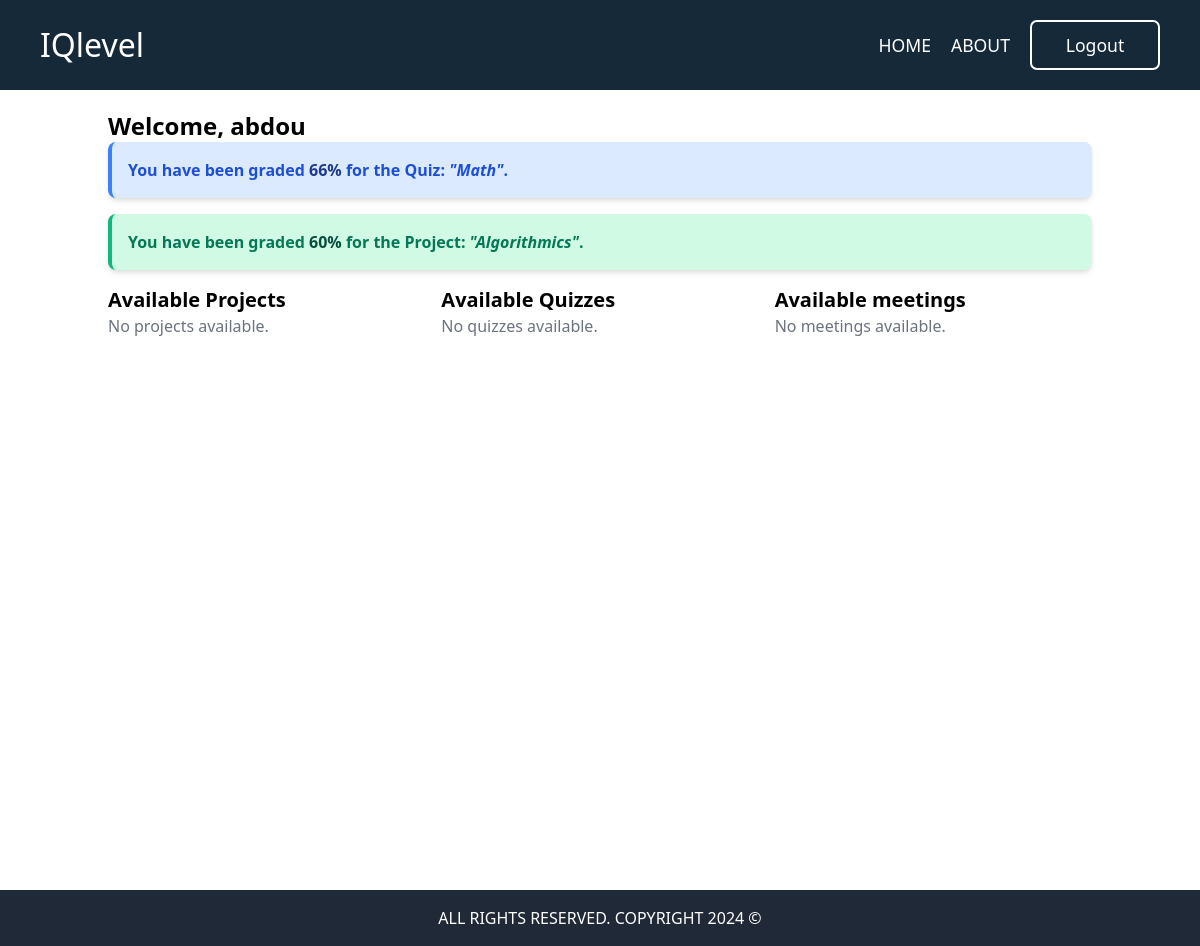
Before: /student/ (signed in) with the older database file.
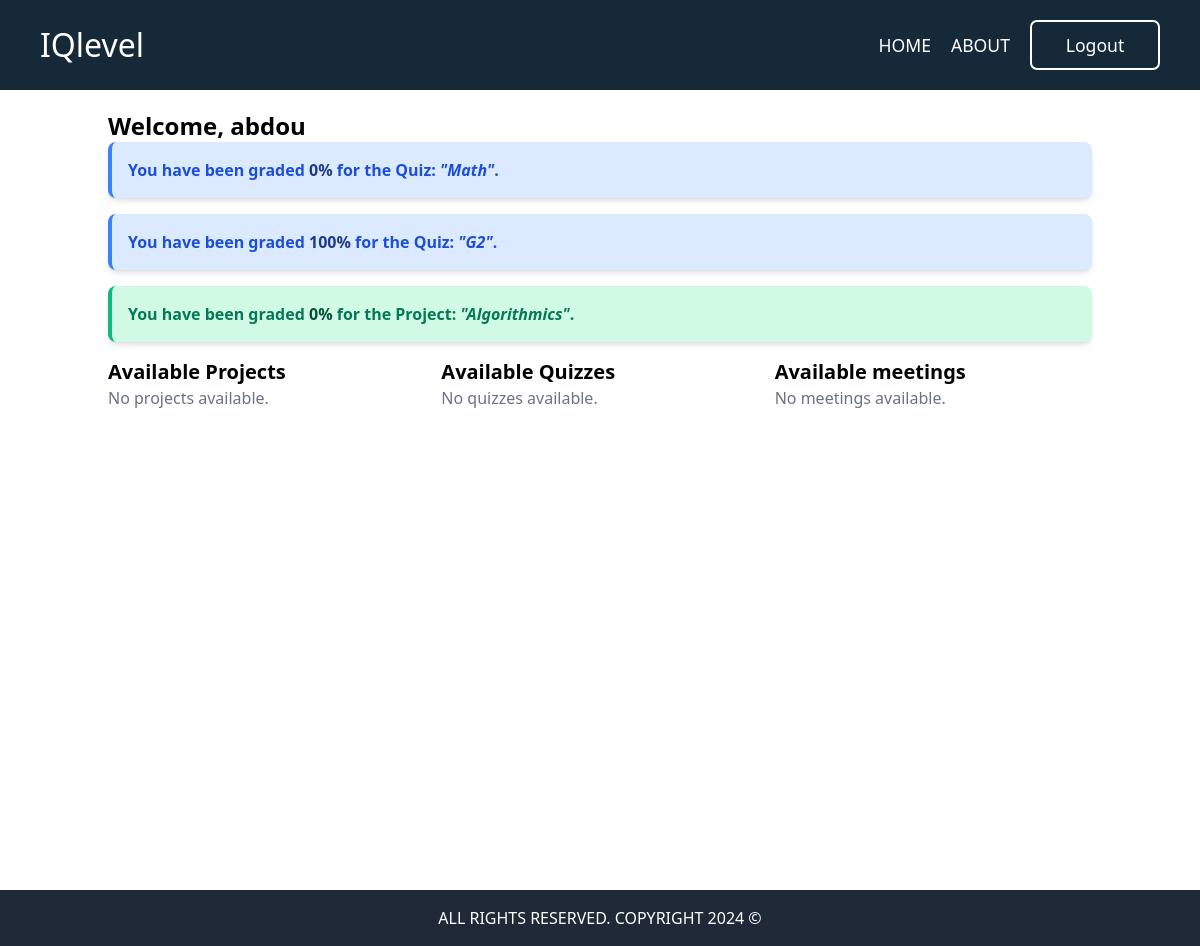
After: the same page with the newer database file.
### documents/models.py (models this page shows, shortened)
class Student(models.Model):
    user = models.OneToOneField(CustomUser, on_delete=models.CASCADE)
    group = models.ForeignKey(Group, on_delete=models.SET_NULL, null=True, related_name="students")

class CustomUser(AbstractUser):
    ROLE_CHOICES = (
        ('student', 'student'),
        ('professor', 'professor'),
    )
    id = models.IntegerField(primary_key=True)
    email = models.EmailField(unique=True, blank=True, null=True)
    role = models.CharField(max_length=10, choices=ROLE_CHOICES, default='professor')
    is_active = models.BooleanField(default=False)
    @property
    def is_professor(self):
        return self.role == 'professor'

### results/models.py (models this page shows, shortened)
class Result(models.Model):
    quiz = models.ForeignKey(Quiz, on_delete=models.CASCADE)
    student = models.ForeignKey(Student, on_delete=models.CASCADE)  # ✅ Use AUTH_USER_MODEL
    score = models.IntegerField()
    submitted_at = models.DateTimeField(auto_now_add=True)

### quizes/models.py (models this page shows, shortened)
class Quiz(models.Model):
    name = models.CharField(max_length=120)
    topic = models.CharField(max_length=120)
    number_of_questions = models.IntegerField()
    time = models.IntegerField(help_text="duration of quiz in Minutes")
    difficulty = models.CharField(max_length=6, choices=DIFF_CHOICES)
    required_score = models.IntegerField(help_text="required score to pass the quiz")
    created_by = models.ForeignKey(Professor, on_delete=models.CASCADE)
    start_time = models.DateTimeField()  # Students can access from this time
    end_time = models.DateTimeField()  # Access closes after this time
    groups = models.ManyToManyField(Group)  # Assign quiz to multiple groups
    created_at = models.DateTimeField(auto_now_add=True)
    class Meta:
        verbose_name_plural = "Quizes"

### projetSubmission/models.py (models this page shows, shortened)
class ProjectSubmission(models.Model):
    task = models.ForeignKey(ProjectSubmissionTask, on_delete=models.CASCADE)
    student = models.ForeignKey(Student, on_delete=models.CASCADE)
    file = models.FileField(upload_to="projects/") #don't forget to add a dateTime system to folder naming
    grade = models.IntegerField(null=True, blank=True, default=0)  # Allow professor to manually enter grades

### projetTask/models.py (models this page shows, shortened)
class ProjectSubmissionTask(models.Model):
    title = models.CharField(max_length=200)
    description = models.TextField()
    created_by = models.ForeignKey(Professor, on_delete=models.CASCADE)
    groups = models.ManyToManyField(Group)
    start_time = models.DateTimeField()
    end_time = models.DateTimeField()

### documents/views.py (the view)
# urls.py: path('student/', views.student_dashboard, name='student'),
@login_required
def student_dashboard(request):
    if request.user.is_professor:
        messages.error(request, "You are not authorized!.")
        return redirect('index')
    student = Student.objects.get(user=request.user)
    current_time = now()
    available_projects = ProjectSubmissionTask.objects.filter(
        groups=student.group,
        start_time__lte=current_time,
        end_time__gte=current_time
    ).distinct()
    available_quizzes = Quiz.objects.filter(
        groups=student.group,
        start_time__lte=current_time,
        end_time__gte=current_time
    ).distinct()
    available_meetings = meeting.objects.filter(
        groups=student.group,
        start_time__lte=current_time,
        end_time__gte=current_time
    ).distinct()
    completed_quizzes = Result.objects.filter(student=student).values_list('quiz_id', flat=True)
    available_quizzes = available_quizzes.exclude(id__in=completed_quizzes)
    available_projects = available_projects.exclude(end_time__lt=current_time)
    available_quizzes = available_quizzes.exclude(end_time__lt=current_time)
    available_meetings = available_meetings.exclude(end_time__lt=current_time)
    quiz_results = Result.objects.filter(student=student)
    graded_projects = ProjectSubmission.objects.filter(student=student).exclude(grade=None)
    context = {
        'student': student,
        'available_projects': available_projects,
        'available_quizzes': available_quizzes,
        'available_meetings': available_meetings,
        'quiz_results': quiz_results,
        'graded_projects': graded_projects,
    }
    return render(request, 'pages/student_dashboard.html', context)

### theme/templates/pages/student_dashboard.html (shortened to what this page needs)
{% extends 'base.html' %}
{% load static %}
{% block content %}
<div class="container mx-auto p-5 min-h-screen  ">
    <h1 class="text-2xl font-bold">Welcome, {{ student.user.username }}</h1>
<div class="space-y-4">
    {% for result in quiz_results %}
        <div class="bg-blue-100 border-l-4 border-blue-500 text-blue-700 p-4 rounded-lg shadow-md">
            <p class="font-semibold">You have been graded <span class="text-blue-900 font-bold">{{ result.score }}%</span> for the Quiz:
            <span class="italic">"{{ result.quiz.name }}"</span>.</p>
        </div>
    {% endfor %}
    {% for project in graded_projects %}
        <div class="bg-green-100 border-l-4 border-green-500 text-green-700 p-4 rounded-lg shadow-md">
            <p class="font-semibold">You have been graded <span class="text-green-900 font-bold">{{ project.grade }}%</span> for the Project:
            <span class="italic">"{{ project.task.title }}"</span>.</p>
        </div>
    {% endfor %}
</div>
    <div class="grid grid-cols-1 md:grid-cols-3 gap-4 mt-4">
        <div>
            <h2 class="text-xl font-semibold">Available Projects</h2>
            {% if available_projects %}
                <div class="space-y-3">
                    {% for project in available_projects %}
                        <div class="p-4 border rounded shadow bg-white">
                            <h3 class="text-lg font-bold">{{ project.title }}</h3>
                            <p class="text-gray-600">{{ project.description }}</p>
                            <p><strong>Deadline:</strong> {{ project.end_time }}</p>
                            <p class="text-gray-600">Professor:<span class ="font-bold"> {{ project.created_by.user.first_name }} {{ project.created_by.user.last_name }}</span></p>
                            <a href="{% url 'project_submission' project.id %}" class="text-blue-500">Submit Now</a>
                        </div>
                    {% endfor %}
                </div>
            {% else %}
                <p class="text-gray-500">No projects available.</p>
            {% endif %}
        </div>
        <div>
            <h2 class="text-xl font-semibold">Available Quizzes</h2>
            {% if available_quizzes %}
                <div class="space-y-3">
                    {% for quiz in available_quizzes %}
                        <div class="p-4 border rounded shadow bg-white">
                            <h3 class="text-lg font-bold">{{ quiz.name }}</h3>
                            <p><strong>Topic:</strong> {{ quiz.topic }}</p>
                            <p><strong>Difficulty:</strong> {{ quiz.difficulty|title }}</p>
                            <p><strong>Duration:</strong> {{ quiz.time }} minutes</p>
                            <p class="text-gray-600">Professor:<span class ="font-bold"> {{ quiz.created_by.user.first_name }} {{ quiz.created_by.user.last_name }}</span></p>
                            <a href="{% url 'quizes:quiz-view' quiz.id %}" class="text-green-500">Take Quiz</a>
                        </div>
                    {% endfor %}
                </div>
            {% else %}
                <p class="text-gray-500">No quizzes available.</p>
            {% endif %}
        </div>
        <div>
            <h2 class="text-xl font-semibold">Available meetings</h2>
            {% if available_meetings %}
                <div class="space-y-3">
                    {% for meet in available_meetings %}
                        <div class="p-4 border rounded shadow bg-white">
                            <h3 class="text-lg font-bold">{{ meet.title }}</h3>
                            <p class="text-gray-600">{{ meet.description }}</p>
                            <p class="text-gray-600 font-bold">{{ meet.link }}</p>
                            <p><strong>Deadline:</strong> {{ meet.end_time }}</p>
                            <p class="text-gray-600">Professor:<span class ="font-bold"> {{ meet.created_by.user.first_name }} {{ meet.created_by.user.last_name }}</span></p>
                        </div>
                    {% endfor %}
                </div>
            {% else %}
                <p class="text-gray-500">No meetings available.</p>
            {% endif %}
        </div>
    </div>
</div>
{% endblock %}

### theme/templates/base.html (shortened to what this page needs)
{% load tailwind_tags %}
{% load static %}
<!DOCTYPE html>
<html lang="en">
<head>
    <link href="https://cdn.jsdelivr.net/npm/tailwindcss@2.2.19/dist/tailwind.min.css" rel="stylesheet">
    <link rel="stylesheet" href="{% static 'src/styles.css' %}">
<link rel="stylesheet" href="https://cdnjs.cloudflare.com/ajax/libs/font-awesome/6.4.2/css/all.min.css">
    <link rel="stylesheet" href="https://cdn.jsdelivr.net/npm/swiper@11/swiper-bundle.min.css" />
</head>
<body>
    {% block header %}
    {% include "parts/navbar.html" %}
    {% endblock header %}
    <main>
        {% block content %}{% endblock %}
    </main>
    {% include "parts/footer.html" %}
</body>
</html>

### theme/templates/parts/navbar.html (shortened to what this page needs)
{% load static %}
<header>
    <div class="header-container">
        <h2 class="LOGO">IQlevel</h2>
        <nav class="navigation" id="navMenu">
            <a href="{% url 'index' %}">HOME</a>
            <a href="{% url 'about' %}">ABOUT</a>
            {% if request.user.is_authenticated %}
                <button onclick="window.location.href='{% url 'logoutView' %}'" class="btnlogin">Logout</button>
            {% else %}
                <button onclick="window.location.href='{% url 'loginPage' %}'" class="btnlogin">Login</button>
            {% endif %}
        </nav>
    </div>
</header>

### theme/templates/parts/footer.html
<footer class="bg-gray-800 text-white p-4 text-center ">
<p>ALL RIGHTS RESERVED. COPYRIGHT 2024 &copy;</p>
</footer>

### theme/static/src/styles.css (style rules this page uses)
html, :host { line-height: 1.5; -webkit-text-size-adjust: 100%; -moz-tab-size: 4; -o-tab-size: 4; tab-size: 4; font-family: ui-sans-serif, system-ui, sans-serif, "Apple Color Emoji", "Segoe UI Emoji", "Segoe UI Symbol", "Noto Color Emoji"; font-feature-settings: normal; font-variation-settings: normal; -webkit-tap-highlight-color: transparent; }
body { margin: 0; line-height: inherit; }
h1, h2, h3, h4, h5, h6 { font-size: inherit; font-weight: inherit; }
a { color: inherit; text-decoration: inherit; }
button, input, optgroup, select, textarea { font-family: inherit; font-feature-settings: inherit; font-variation-settings: inherit; font-size: 100%; font-weight: inherit; line-height: inherit; letter-spacing: inherit; color: inherit; margin: 0; padding: 0; }
button, select { text-transform: none; }
button, input:where([type='button']), input:where([type='reset']), input:where([type='submit']) { -webkit-appearance: button; background-color: transparent; background-image: none; }
blockquote, dl, dd, h1, h2, h3, h4, h5, h6, hr, figure, p, pre { margin: 0; }
button, [role="button"] { cursor: pointer; }
.p-5 { padding: 1.25rem; }
.text-2xl { font-size: 1.5rem; line-height: 2rem; }
.text-white { --tw-text-opacity: 1; color: rgb(255 255 255 / var(--tw-text-opacity, 1)); }

### theme/templates/parts/navbar.html (style rules this page uses)
header { width: 100%; background-color: #162938; padding: 20px 40px; }
.header-container { display: flex; justify-content: space-between; align-items: center; position: relative; max-width: 1200px; margin: auto; }
.LOGO { font-size: 2em; color: #fff; user-select: none; }
.navigation { display: flex; align-items: center; gap: 20px; flex-wrap: wrap; transition: all 0.3s ease; }
.navigation a { text-decoration: none; color: #fff; font-size: 1.1em; font-weight: 500; position: relative; }
.navigation a::after { content: ''; position: absolute; width: 100%; left: 0; bottom: -7px; height: 3px; border-radius: 5px; background: #ffffff; transform: scaleX(0); transition: transform 0.5s; transform-origin: right; }
.btnlogin { height: 50px; width: 130px; border: 2px solid #fff; background: transparent; color: #fff; cursor: pointer; font-size: 1.1em; font-weight: 500; border-radius: 7px; transition: 0.5s; }

Changed rows visible on the page:
removed Result: score "66", quiz.name "Math"
removed ProjectSubmission: grade "60", task "Algorithmics"
added Result: score "0", quiz.name "Math"
added Result: score "100", quiz.name "G2"
added ProjectSubmission: grade "0", task "Algorithmics"
